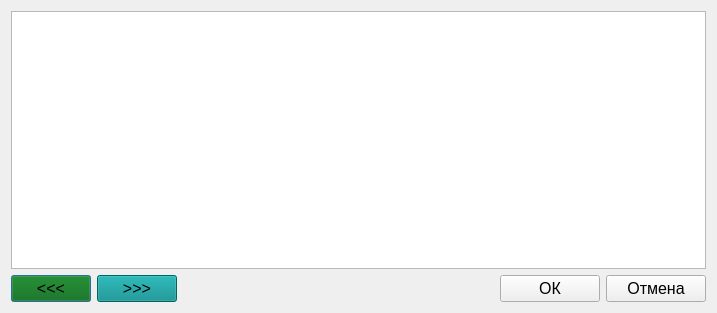
<?xml version="1.0" encoding="UTF-8"?>
<ui version="4.0">
 <class>Dialog</class>
 <widget class="QDialog" name="Dialog">
  <property name="geometry">
   <rect>
    <x>0</x>
    <y>0</y>
    <width>717</width>
    <height>313</height>
   </rect>
  </property>
  <property name="windowTitle">
   <string>Настройка терминалов</string>
  </property>
  <property name="modal">
   <bool>true</bool>
  </property>
  <layout class="QVBoxLayout" name="verticalLayout">
   <item>
    <widget class="QTableView" name="terminals">
     <property name="selectionMode">
      <enum>QAbstractItemView::SingleSelection</enum>
     </property>
     <property name="selectionBehavior">
      <enum>QAbstractItemView::SelectRows</enum>
     </property>
    </widget>
   </item>
   <item>
    <layout class="QHBoxLayout" name="horizontalLayout">
     <item>
      <widget class="QPushButton" name="set_left">
       <property name="font">
        <font>
         <pointsize>12</pointsize>
        </font>
       </property>
       <property name="styleSheet">
        <string notr="true">background-color: darkgreen;</string>
       </property>
       <property name="text">
        <string>&lt;&lt;&lt;</string>
       </property>
      </widget>
     </item>
     <item>
      <widget class="QPushButton" name="set_right">
       <property name="font">
        <font>
         <pointsize>12</pointsize>
        </font>
       </property>
       <property name="styleSheet">
        <string notr="true">background-color: darkcyan;</string>
       </property>
       <property name="text">
        <string>&gt;&gt;&gt;</string>
       </property>
      </widget>
     </item>
     <item>
      <spacer name="horizontalSpacer">
       <property name="orientation">
        <enum>Qt::Horizontal</enum>
       </property>
       <property name="sizeHint" stdset="0">
        <size>
         <width>40</width>
         <height>20</height>
        </size>
       </property>
      </spacer>
     </item>
     <item>
      <widget class="QPushButton" name="ok">
       <property name="minimumSize">
        <size>
         <width>100</width>
         <height>0</height>
        </size>
       </property>
       <property name="font">
        <font>
         <pointsize>12</pointsize>
        </font>
       </property>
       <property name="text">
        <string>ОК</string>
       </property>
      </widget>
     </item>
     <item>
      <widget class="QPushButton" name="cancel">
       <property name="minimumSize">
        <size>
         <width>100</width>
         <height>0</height>
        </size>
       </property>
       <property name="font">
        <font>
         <pointsize>12</pointsize>
        </font>
       </property>
       <property name="text">
        <string>Отмена</string>
       </property>
      </widget>
     </item>
    </layout>
   </item>
  </layout>
 </widget>
 <resources/>
 <connections/>
</ui>
